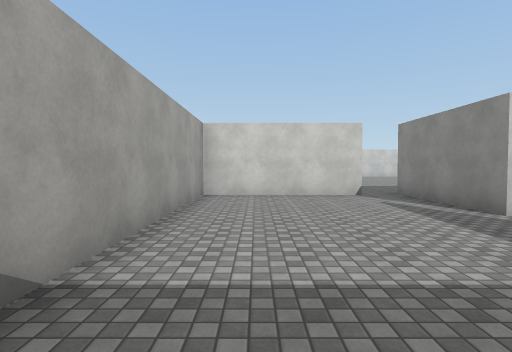
view 1 (above)

14 first-person views from a walk through a scene from a Unity 3-D project. The camera is 1.5 m above the floor, tilts 2° down and sees 80° across. The floor is counted in squares, 2 m on a side. Each view is taken from the middle of a square. On the plan, view 1 faces up. The plan holds only what a view shows up to about 10 squares ahead; the rest is blank. The player is left out. Surface patterns are stand-ins for the level's own textures.

view 2
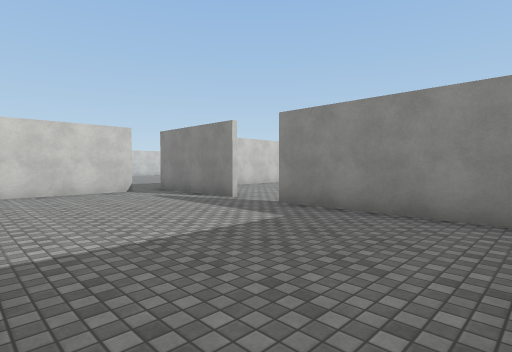

view 3
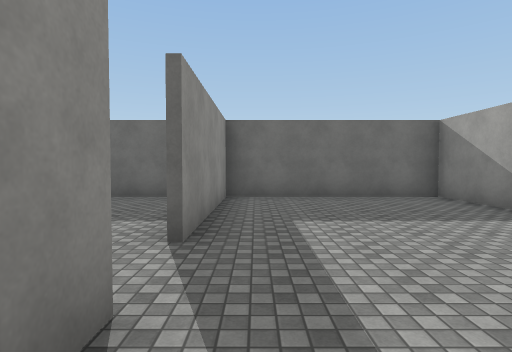

view 4
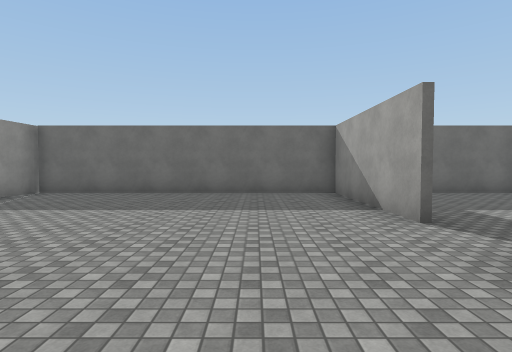

view 5
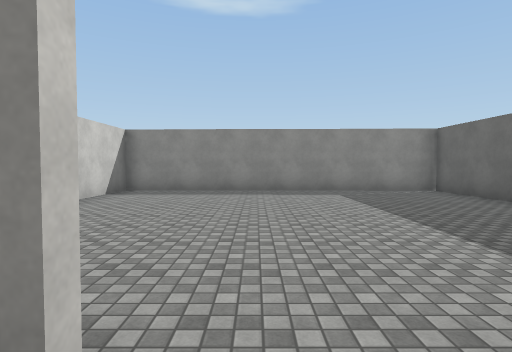

view 6
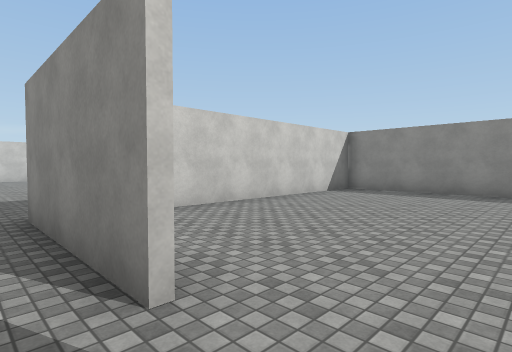

view 7
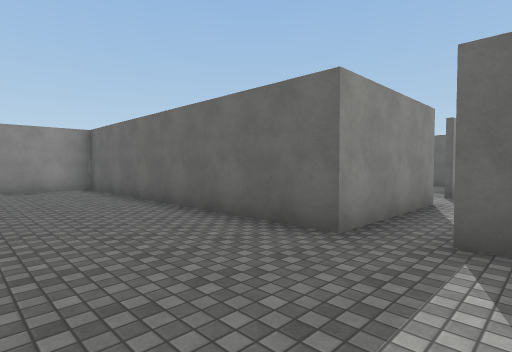

view 8
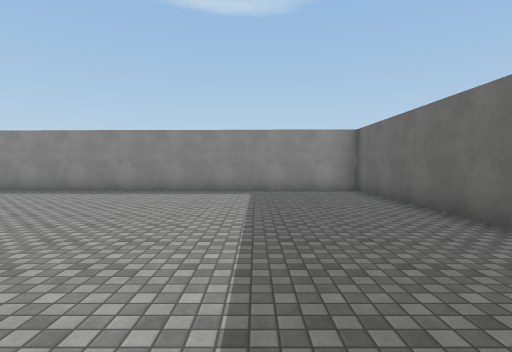

view 9
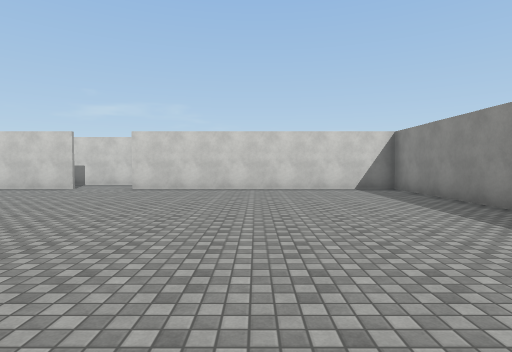

view 10
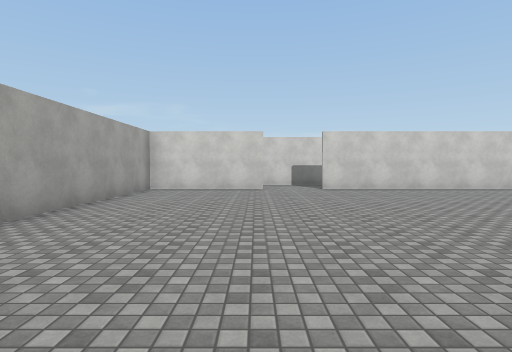

view 11
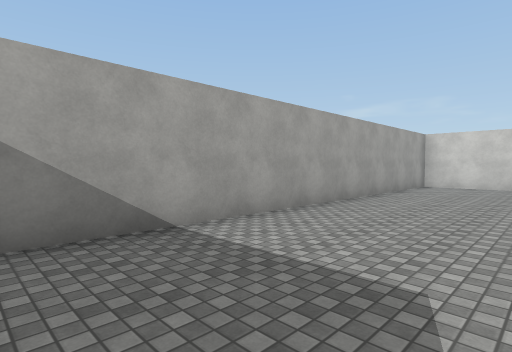

view 12
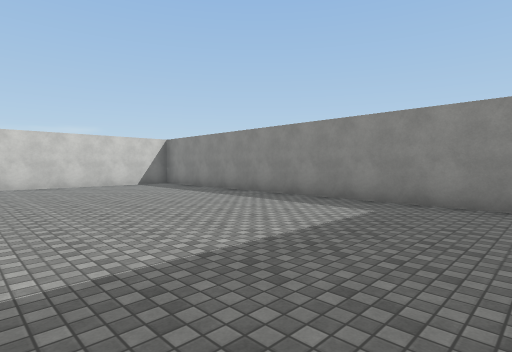

view 13
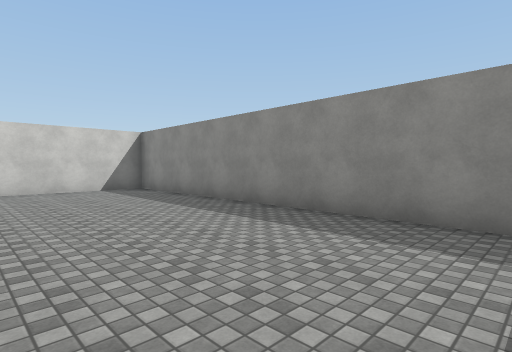

view 14
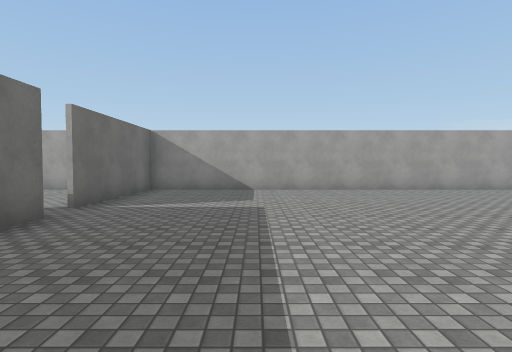

### Floor plan
Points are (right, up) in squares from view 1. A wall is a line through its corners. A room is listed if a view was taken in it or the views show most of it. See-through windows are left out.
Room 1 (views 1, 2, 3, 5, 6)
walls: (3.7, 4.5) (3.7, 8); (3.7, -1.1) (3.7, 3.1); (2.8, 7.7) (-1.4, 7.7); (-1.3, 8) (-1.3, -1.2) (4, -1.2)
ways out: opening at (4, 4) to room 2; opening at (3, 8) to room 3
Room 2 (view 4)
walls: (3.9, 3.1) (3.9, -1.2); (4, -1.2) (12, -1.2) (12.2, 8); (12.1, 7.9) (5.8, 7.9)
ways out: opening at (4, 4) to room 1
Room 3 (views 7, 8, 9, 10, 11, 12, 13, 14)
walls: (3.7, 8) (12.1, 8); (2.2, 20.6) (-1.3, 20.6) (-1.3, 8); (-1.4, 7.8) (2.8, 7.8); (12.2, 8) (12.4, 20.6) (4, 20.6)
ways out: opening at (3, 8) to room 1; opening at (3.5, 21)

Where each view was taken, in squares from view 1:
view 1: 0 up, 0 right, facing up
view 2: 1 down, 1 left, facing up-right
view 3: 6 up, 3 right, facing down
view 4: 7 up, 6 right, facing down
view 5: 4 up, 3 right, facing right
view 6: 3 up, 3 right, facing up-right
view 7: 11 up, 2 right, facing down-right
view 8: 11 up, 3 right, facing right
view 9: 11 up, 8 right, facing up
view 10: 11 up, 2 right, facing up
view 11: 9 up, 2 right, facing up-left
view 12: 9 up, 6 right, facing up-right
view 13: 11 up, 8 right, facing up-right
view 14: 11 up, 8 right, facing left
